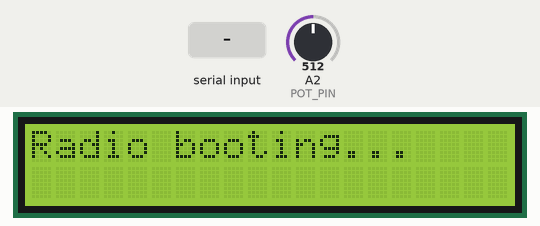
This sketch was run on a simulated Arduino Uno, built with avr-gcc and run on an emulated ATmega328P. Parts: 20×2 character LCD. The inputs (shaded band) are chosen by the test bench; at power-on: A2 (POT_PIN) = 512. What the sketch prints to the serial monitor is not drawn.

Above: at 1.2 s.
1.3 s: "AVR Start!\n" received over Serial
4.3 s: "Name: \n" received over Serial
At 5.4 s:
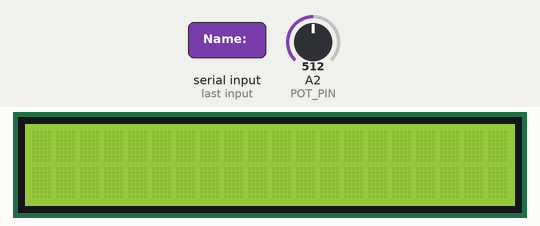
Timing chart, 0 to 7.3 s (numbered marks = the images above; inputs shaded):
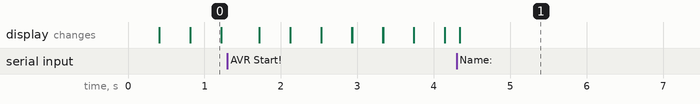

The sketch:

radiocontrol2.ino
```cpp
/** LCD RS pin to digital pin 12
 * LCD Enable pin to digital pin 11
 * LCD D4 pin to digital pin 5
 * LCD D5 pin to digital pin 4
 * LCD D6 pin to digital pin 3
 * LCD D7 pin to digital pin 2
 * LCD R/W pin to ground
 * 10K resistor:
 * ends to +5V and ground
 * wiper to LCD VO pin (pin 3)
*/
#include <LiquidCrystalRus.h>


#define SCREEN_WIDTH 20

#define STATUS_UNDEFINED 0
#define STATUS_GOTNAME 1
#define STATUS_GOTSTART 2
#define STATUS_GOTTITLE 3
#define STATUS_GOTREBOOT 4
#define BUFFER_SIZE 160
#define BUFFER_LAST BUFFER_SIZE-1
#define DEBOUNCE 10
#define SCREENUPDATE 200

// initialize the library with the numbers of the interface pins
LiquidCrystalRus lcd(12, 11, 5, 4, 3, 2);

#define POT_PIN  2    // select the input pin for the potentiometer

byte val = 0;       // variable to store the value coming from the sensor
byte previousValue = 255;
#define STEP 113 //1023/9

char buffer[BUFFER_SIZE];
char strTitle[BUFFER_SIZE];
char strName[BUFFER_SIZE];
boolean bGotString;
byte bufferPTR=0;
boolean bStarted = false;
boolean bTitleUpdate = false;
boolean bNameUpdate = false;

unsigned long readTimer = 0;
unsigned long updateTimer = 0;
unsigned long currentMillis = 0;


byte string1Start, string1Stop,string2Start,string2Stop = 0;
byte scroll1Cursor,scroll2Cursor = SCREEN_WIDTH;

#define UPDATE_SCROLLER1 \
string1Start = string1Stop = 0; \
scroll1Cursor = SCREEN_WIDTH;
#define UPDATE_SCROLLER2 \
string2Start = string2Stop = 0; \
scroll2Cursor = SCREEN_WIDTH;


void play()
{
  if (val != previousValue )
  {


  Serial.print("echo \"play ");
  Serial.print(val);
  Serial.print("\" | nc localhost 6600\n");
  delay(200);
  previousValue = val;
  lcd.clear();
  UPDATE_SCROLLER1
  UPDATE_SCROLLER2


  }
}
byte getValue()
{
  word rawVal = analogRead(POT_PIN);
  if (rawVal < STEP)
  {
    rawVal = STEP;
  }

  return rawVal/STEP-1;

}


void setup() {

 //Initialize serial and wait for port to open:
  Serial.begin(38400);

  memset(strTitle,0,BUFFER_SIZE);
  memset(strName,0,BUFFER_SIZE);

  while (!Serial) {
    ; // wait for serial port to connect. Needed for Leonardo only
  }


  lcd.begin(20, 2);
  // Print a message to the LCD.
  strcpy(strName,"Radio booting...");

}

void loop() {
    currentMillis = millis();
    if (bGotString)
    {
      bGotString=false;

      if(strncmp(buffer,"AVR Start!",10)==0)
      {
        bStarted = true;
        memset(buffer,0,BUFFER_SIZE);
        bufferPTR=0;
        return;
      }
      if (bStarted)
      {
        if(strncmp(buffer,"Name: ",6)==0)
        {
          if (strncmp(strName, (buffer+sizeof(char)*6), strlen(strName)) !=0)
          {
            strcpy(strName, (buffer+sizeof(char)*6));
            strcpy(strTitle," ");
            bNameUpdate=true;
            bTitleUpdate=true;
            UPDATE_SCROLLER1
            UPDATE_SCROLLER2
            memset(buffer,0,BUFFER_SIZE);
          }
        }

        if(strncmp(buffer,"Title: ",7)==0)
        {
          if (strncmp(strTitle, (buffer+sizeof(char)*7), strlen(strTitle)) !=0)
          {
            strcpy(strTitle, (buffer+sizeof(char)*7));
            bTitleUpdate = true;
            UPDATE_SCROLLER2
            memset(buffer,0,BUFFER_SIZE);
          }

        }
      }

      memset(buffer,0,BUFFER_SIZE);
      bufferPTR=0;
    }


  if (bStarted)
  {
    val = getValue();    // read the value from the sensor
    if (val!=previousValue)
    {
      byte bufferValue = val;


      if(currentMillis - readTimer > DEBOUNCE)
      {
        readTimer = currentMillis;
        val = getValue();
        if( bufferValue == val)
        {
           play();
        }
      }
    }
  }


     if(strlen(strName) > SCREEN_WIDTH)
     {
       lcd.setCursor(scroll1Cursor, 0);
       char bfr[string1Stop-string1Start+1];
       memset(bfr,0,sizeof(bfr));
       strncpy(bfr,strName+sizeof(char)*string1Start,string1Stop-string1Start);
       lcd.print(bfr);
     }
     else
     {
      lcd.setCursor(0, 0);
      lcd.print(strName);
     }

     if(strlen(strTitle) > SCREEN_WIDTH)
     {
       lcd.setCursor(scroll2Cursor, 1);
       char bfr[string2Stop-string2Start+1];
       memset(bfr,0,sizeof(bfr));
       strncpy(bfr,strTitle+sizeof(char)*string2Start,string2Stop-string2Start);
       lcd.print(bfr);
     }
     else
     {
      lcd.setCursor(0, 1);
      lcd.print(strTitle);
     }


     if(currentMillis - updateTimer > SCREENUPDATE)
     {
       updateTimer = currentMillis;
       lcd.clear();

       if(string1Start == 0 && scroll1Cursor > 0){
         scroll1Cursor--;
        string1Stop++;
       } else if (string1Start == string1Stop){
         string1Start = string1Stop = 0;
         scroll1Cursor = SCREEN_WIDTH;
       } else if ((string1Stop == strlen(strName)) && scroll1Cursor == 0) {
         string1Start++;
       } else {
         string1Start++;
         string1Stop++;
       }

       if(string2Start == 0 && scroll2Cursor > 0){
         scroll2Cursor--;
         string2Stop++;
       } else if (string2Start == string2Stop){
         string2Start = string2Stop = 0;
         scroll2Cursor = SCREEN_WIDTH;
       } else if ((string2Stop == strlen(strTitle)) && scroll2Cursor == 0) {
         string2Start++;
       } else {
         string2Start++;
         string2Stop++;
       }
     }


}

void serialEvent(){
  while(Serial.available())
  {
    byte c = Serial.read();
    if ((c == '\r') || (c=='\n'))
    {
      bGotString = true;
      return;
    }
    if(bufferPTR < BUFFER_LAST)
    {

      buffer[bufferPTR]= c;
      bufferPTR++;
      buffer[bufferPTR]=0;
    }
    else
    {
      buffer[bufferPTR]=0;
      bufferPTR=0;
      bGotString = true;
      return;
    }

  }
}
```

Measured:
- what the display in image 0 shows lasts 0.4 s, from 0.8 s to 1.2 s
